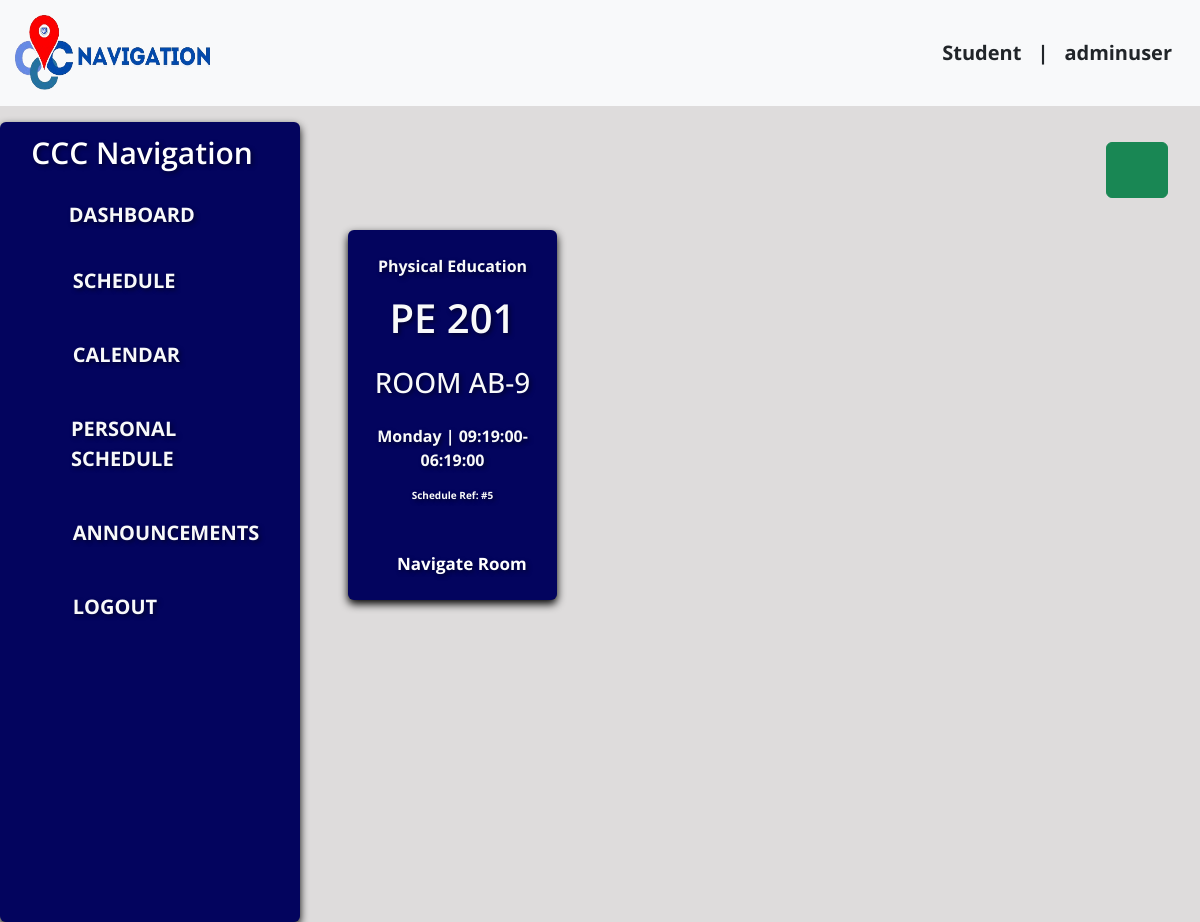
The app's page /schedule.php?day=Monday (signed in) with its own data.
### tables this page shows
CREATE TABLE `schedule` (
  `schedule_id` int(11) NOT NULL AUTO_INCREMENT,
  `user_id` int(11) DEFAULT NULL,
  `subject_name` varchar(255) DEFAULT NULL,
  `subject_code` varchar(20) DEFAULT NULL,
  `building` varchar(100) DEFAULT NULL,
  `room_number` int(11) DEFAULT NULL,
  `class_start` time DEFAULT NULL,
  `class_end` time DEFAULT NULL,
  `day` varchar(20) DEFAULT NULL,
  PRIMARY KEY (`schedule_id`),
  KEY `user_id` (`user_id`),
  CONSTRAINT `schedule_ibfk_1` FOREIGN KEY (`user_id`) REFERENCES `users` (`user_id`)
);

### schedule.php (the view, shortened to what this page needs)
<?php
$username = $_SESSION['username'];
$section = $_SESSION['section'];
include_once 'dbcon.php';
if (isset($_GET['day']) && $_GET['day'] != 'ALL') {
  $selected_day = $_GET['day'];
  $sql = "SELECT * FROM schedule WHERE day = '$selected_day'";
} else {
  $sql = "SELECT * FROM schedule WHERE section = '$section'";
}
$result = mysqli_query($conn, $sql);
?>
<!DOCTYPE html>
<html lang="en">
<head>
  <link href="bootstrap-5.3.3-dist/css/bootstrap.min.css" rel="stylesheet" />
</head>
<body style="background: #dedcdc">
  <nav class="navbar navbar-expand-lg navbar-dark bg-light text-primary position-sticky">
    <div class="container-fluid">
      <div class="d-flex align-items-center">
        <a href="homepage.php" class="navbar-brand text-primary fw-bold" style="font-size: 40px; margin-right: 20px"><img src="img/cnav-logo.png" alt="Logo" class="header-logo" style="width: 200px; height: 80px; margin-right: 20px" /></a>
      </div>
      <div class="collapse navbar-collapse justify-content-end fw-bold" id="navbarSupportedContent">
        <div class="d-flex align-items-center">
          <a href="#" class="navbar-brand text-dark">Student</a>
          <span class="navbar-brand text-dark">|</span>
          <span class="navbar-brand text-dark me-3"><?php echo htmlspecialchars($username); ?></span>
        </div>
      </div>
    </div>
  </nav>
  <div class="container-fluid mt-3">
    <div class="row">
      <div class="col-lg-3 col-md-9 mb-lg-0 mb-4 px-lg-0">
        <nav class="sidemenu navbar navbar-expand-lg rounded">
          <div class="customs container-fluid flex-lg-column align-items-stretch">
            <h4 class="navbar-brand text-center text-white mb-2" style="font-weight: 600; font-size: 30px">CCC Navigation</h4>
            <div class="collapse flex-column navbar-collapse align-items-start" id="sidemenu">
              <a href="homepage.php" type="button" style="font-size: 20px" class="sidebar-link text-decoration-none fw-bold text-light p-3 align-items-center active d-flex">
                <box-icon name="home-alt" type="solid" color="#ffffff" size="sm"></box-icon>
                <span class="side-text ms-3">DASHBOARD</span>
              </a>
              <div class="p-1 mb-1 rounded text-white">
                <a href="schedule.php" type="button" style="font-size: 20px" class="sidebar-link text-decoration-none fw-bold text-light p-3 align-items-center active d-flex">
                  <box-icon name="edit" type="solid" color="#ffffff" size="sm"></box-icon>
                  <span class="side-text ms-3">SCHEDULE</span>
                </a>
              </div>
              <div class="p-1 mb-1 rounded text-white">
                <a href="calendar.php" type="button" style="font-size: 20px" class="sidebar-link text-decoration-none fw-bold text-light p-3 align-items-center active d-flex">
                  <box-icon name="calendar" type="solid" color="#ffffff" size="sm"></box-icon>
                  <span class="side-text ms-3">CALENDAR</span>
                </a>
              </div>
              <div class="p-1 mb-1 rounded text-white">
                <a href="personal_schedule.php" type="button" style="font-size: 20px" class="sidebar-link text-decoration-none fw-bold text-light p-3 align-items-center active d-flex">
                  <box-icon name="current-location" type="solid" color="#ffffff" size="sm"></box-icon>
                  <span class="side-text ms-3">PERSONAL SCHEDULE</span>
                </a>
              </div>
              <div class="p-1 mb-1 rounded text-white">
                <a href="announcement.php" type="button" style="font-size: 20px" class="sidebar-link text-decoration-none fw-bold text-light p-3 align-items-center active d-flex">
                  <box-icon name="megaphone" type="solid" color="#ffffff" size="sm"></box-icon>
                  <span class="side-text ms-3">ANNOUNCEMENTS</span>
                </a>
              </div>
              <div class="p-1 mb-1 rounded text-white">
                <a href="logout.php" type="button" style="font-size: 20px;" class="sidebar-link text-decoration-none fw-bold text-light p-3 align-items-center active d-flex">
                  <box-icon name="exit" type="solid" color="#ffffff" size="sm"></box-icon>
                  <span class="side-text ms-3">LOGOUT</span>
                </a>
              </div>
            </div>
          </div>
        </nav>
      </div>
      <div class="col-lg-9 main-content">
        <div class="container-fluid">
          <div class="d-flex justify-content-end mb-3">
            <button type="button" class="btn btn-success me-2" data-bs-toggle="modal" data-bs-target="#searchDay">
              <box-icon name="search-alt-2" size="md"></box-icon>
            </button>
          </div>
          <div class="row m-2 text-light fw-bold scrollable-dashboard">
            <?php
            while ($row = mysqli_fetch_assoc($result)) {
            ?>
              <div class="col-md-3 m-3 sidebar p-4 d-flex align-items-center justify-content-center rounded">
                <div class="align-items-center">
                  <p style="text-align: center;"><?php echo $row['subject_name']; ?></p>
                  <h1 style="text-align: center; font-weight: 600"><?php echo $row['subject_code']; ?></h1>
                  <h3 class="mt-4" style="text-align: center">ROOM <?php echo $row['building']; ?>-<?php echo $row['room_number']; ?></h3>
                  <p style="text-align: center;" class="mt-4"><?php echo $row['day']; ?> | <?php echo $row['class_start']; ?>-<?php echo $row['class_end']; ?></p>
                  <p style="text-align: center; font-size: 10px" class="mb-5">Schedule Ref: #<?php echo $row['schedule_id']; ?></p>
                  <a class="locate-link" type="button" data-bs-toggle="modal" data-bs-target="#<?php echo $row['building']; ?>" data-room-number="<?php echo $row['room_number']; ?>" data-room-building="<?php echo $row['building']; ?>" style="text-decoration: none; color: white; font-size: 17px; text-align: center; margin-left: 25px;">Navigate Room</a>
                </div>
              </div>
            <?php
            }
            ?>
          </div>
        </div>
      </div>
    </div>
  </div>
</body>
</html>

### schedule.php (style rules this page uses)
* { font-family: "Open Sans", sans-serif; }
.navbar-brand, .nav-link { font-size: 20px; }
.sidemenu { text-decoration: none; font-size: 30px; color: white; font-weight: 700; position: sticky; top: 0; height: 100vh; overflow-y: auto; background-color: #03045e; box-shadow: 0 4px 8px rgba(0, 0, 0, 1); text-shadow: 2px 2px 4px rgba(0, 0, 0, 0.5); padding: 30px; }
.customs { height: 100%; }
#sidemenu { padding-left: 0; }
.sidebar { background-color: #03045e; box-shadow: 0 4px 8px rgba(0, 0, 0, 1); text-shadow: 2px 2px 4px rgba(0, 0, 0, 0.5); padding: 30px; }
.main-content { padding: 20px; }
.sidebar-link { justify-content: flex-start; }
.scrollable-dashboard { max-height: 600px; overflow-y: auto; }
img { width: 100%; }

### records on screen
schedule: subject_name "Physical Education", subject_code "PE 201", building "AB", room_number "9", day "Monday", class_start "09:19:00", class_end "06:19:00", schedule_id "5"

### other values on screen
$username "adminuser"
